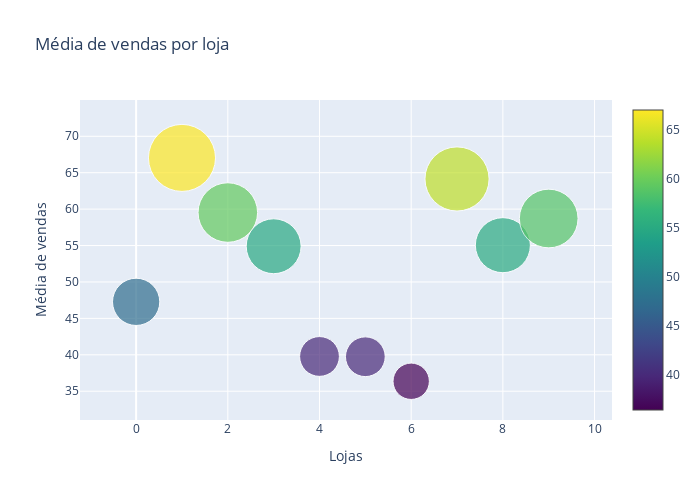

Here is the notebook cell this chart was saved with:
### Code cell
fig = go.Figure()
fig.add_trace(go.Scatter(
    y = df_storeMean['avg_sale'].values,
    mode='markers',
    marker=dict(
        size = df_storeMean['avg_sale'].values,
        color = df_storeMean['avg_sale'].values,
        colorscale = 'Viridis',
        showscale = True

    ),
    text = df_storeMean.index.values
))

fig.update_layout(
        title='<span>Média de vendas por loja</span>', 
        autosize=False,
        width=700,
        height=500,
        yaxis=dict(title='<span>Média de vendas</span>'),
        xaxis=dict(title='<span>Lojas</span>')
    )

fig.show()

### Figure 1 — Plotly figure (JSON) as saved in the notebook; plotly's stock layout.template omitted (floating-point values rounded to 4 significant figures)
{"data": [{"marker": {"color": [47.27, 67.03, 59.53, 54.9, 39.77, 39.73, 36.36, 64.14, 55.05, 58.71], "colorscale": [[0, "#440154"], [0.1111, "#482878"], [0.2222, "#3e4989"], [0.3333, "#31688e"], [0.4444, "#26828e"], [0.5556, "#1f9e89"], [0.6667, "#35b779"], [0.7778, "#6ece58"], [0.8889, "#b5de2b"], [1, "#fde725"]], "showscale": true, "size": [47.27, 67.03, 59.53, 54.9, 39.77, 39.73, 36.36, 64.14, 55.05, 58.71]}, "mode": "markers", "text": [1, 2, 3, 4, 5, 6, 7, 8, 9, 10], "type": "scatter", "y": [47.27, 67.03, 59.53, 54.9, 39.77, 39.73, 36.36, 64.14, 55.05, 58.71]}], "layout": {"autosize": false, "height": 500, "title": {"text": "<span>Média de vendas por loja</span>"}, "width": 700, "xaxis": {"title": {"text": "<span>Lojas</span>"}}, "yaxis": {"title": {"text": "<span>Média de vendas</span>"}}}}
